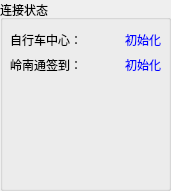
  <widget class="QGroupBox" name="groupBox_4">
   <property name="geometry">
    <rect>
     <x>640</x>
     <y>70</y>
     <width>171</width>
     <height>191</height>
    </rect>
   </property>
   <property name="title">
    <string>连接状态</string>
   </property>
   <widget class="QWidget" name="layoutWidget">
    <property name="geometry">
     <rect>
      <x>10</x>
      <y>30</y>
      <width>151</width>
      <height>121</height>
     </rect>
    </property>
    <layout class="QGridLayout" name="gridLayout_6">
     <item row="0" column="0">
      <widget class="QLabel" name="label_32">
       <property name="text">
        <string>自行车中心：</string>
       </property>
      </widget>
     </item>
     <item row="0" column="1">
      <widget class="QLabel" name="label_centerConnStat">
       <property name="styleSheet">
        <string notr="true">color: rgb(0, 0, 255);</string>
       </property>
       <property name="text">
        <string>初始化</string>
       </property>
       <property name="alignment">
        <set>Qt::AlignRight|Qt::AlignTrailing|Qt::AlignVCenter</set>
       </property>
      </widget>
     </item>
     <item row="1" column="0">
      <widget class="QLabel" name="label_34">
       <property name="text">
        <string>岭南通签到：</string>
       </property>
      </widget>
     </item>
     <item row="1" column="1">
      <widget class="QLabel" name="label_lntRegStat">
       <property name="styleSheet">
        <string notr="true">color: rgb(0, 0, 255);</string>
       </property>
       <property name="text">
        <string>初始化</string>
       </property>
       <property name="alignment">
        <set>Qt::AlignRight|Qt::AlignTrailing|Qt::AlignVCenter</set>
       </property>
      </widget>
     </item>
     <item row="2" column="0">
      <widget class="QLabel" name="label_36">
       <property name="text">
        <string/>
       </property>
      </widget>
     </item>
     <item row="2" column="1">
      <widget class="QLabel" name="label_yctRheConnStat">
       <property name="styleSheet">
        <string notr="true">color: rgb(0, 0, 255);</string>
       </property>
       <property name="text">
        <string/>
       </property>
       <property name="alignment">
        <set>Qt::AlignRight|Qt::AlignTrailing|Qt::AlignVCenter</set>
       </property>
      </widget>
     </item>
     <item row="3" column="0">
      <widget class="QLabel" name="label_38">
       <property name="text">
        <string/>
       </property>
      </widget>
     </item>
     <item row="3" column="1">
      <widget class="QLabel" name="label_yctCseRegStat">
       <property name="styleSheet">
        <string notr="true">color: rgb(0, 0, 255);</string>
       </property>
       <property name="text">
        <string/>
       </property>
       <property name="alignment">
        <set>Qt::AlignRight|Qt::AlignTrailing|Qt::AlignVCenter</set>
       </property>
      </widget>
     </item>
     <item row="4" column="0">
      <widget class="QLabel" name="label_40">
       <property name="text">
        <string/>
       </property>
      </widget>
     </item>
     <item row="4" column="1">
      <widget class="QLabel" name="label_yctRheRegStat">
       <property name="styleSheet">
        <string notr="true">color: rgb(0, 0, 255);</string>
       </property>
       <property name="text">
        <string/>
       </property>
       <property name="alignment">
        <set>Qt::AlignRight|Qt::AlignTrailing|Qt::AlignVCenter</set>
       </property>
      </widget>
     </item>
    </layout>
   </widget>
  </widget>
